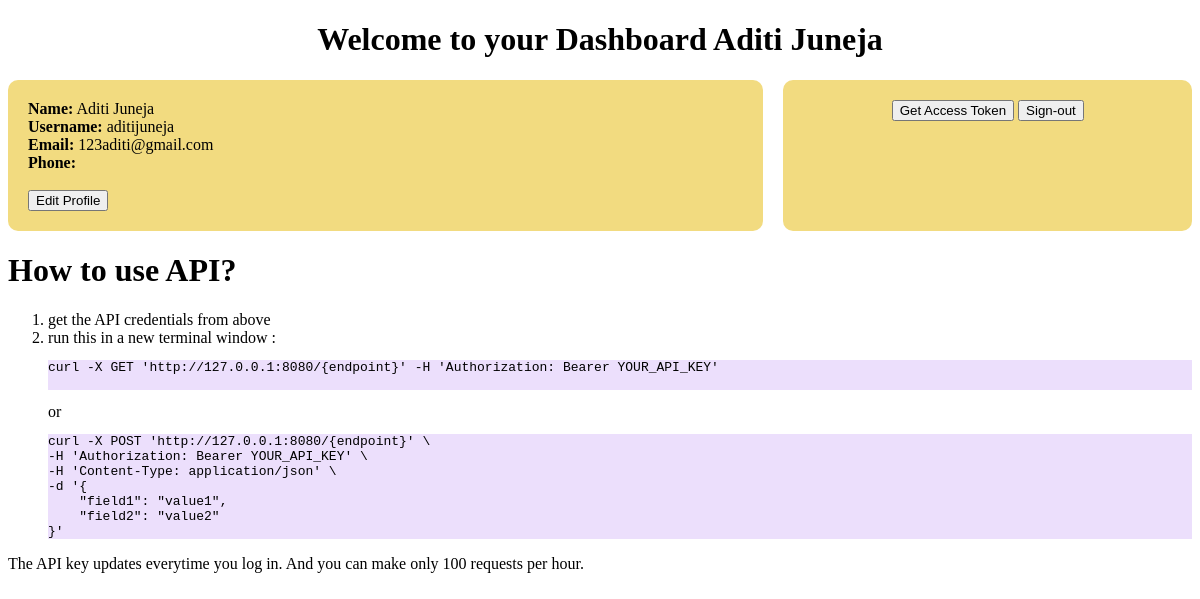
The app's page /developer/1/dashboard (signed in) with its own data.
### application/models.py (models this page shows, shortened)
class Developer(db.Model,UserMixin):
    __tablename__='developer'
    developer_id=db.Column(db.Integer,primary_key=True)
    name=db.Column(db.String,nullable=False)
    email=db.Column(db.String,unique=True,nullable=False)
    username=db.Column(db.String,unique=True,nullable=False)
    password=db.Column(db.String,nullable=False)
    APIkey=db.Column(db.String,unique=True, nullable=True)

### application/views/viewsDeveloper.py (the view)
@viewsDeveloper.route('/developer/<int:dev_id>/dashboard')
def dashboard(dev_id):
    user=Developer.query.filter_by(developer_id=dev_id).first()
    return render_template("dashboard/dashboard_developer.html",id=dev_id,name=user.name,username=user.username,email=user.email,account_type='developer')

### application/views/auth.py (called while the page is built)
@login_manager.user_loader
def load_user(user_id):
    if 'account_type' not in session:
        session['account_type'] = 'user'
        return render_template("signinup/signin_base.html")
    if session['account_type'] == 'Customer':
        return Customer.query.get(int(user_id))
    elif session['account_type'] == 'StoreManager':
        return StoreManager.query.get(int(user_id))
    elif session['account_type'] == 'DeliveryExecutive':
        return DeliveryExecutive.query.get(int(user_id))
    elif session['account_type'] == 'developer':
        return Developer.query.get(int(user_id))
    else:
        return None

### application/views/viewsDeveloper.py (called while the page is built)
@viewsDeveloper.before_request
@login_required
def require_login():
    developer_id = request.view_args.get('dev_id')
    if not isinstance(current_user, Developer) or current_user.developer_id != developer_id:
        return render_template('error.html'), 401

### templates/dashboard/dashboard_developer.html (shortened to what this page needs)
{% extends "dashboard/dashboard_base.html" %}
{% block buttons %}
    <button onclick="window.location.href='/developer/{{ id }}/getAPI'">Get Access Token</button>
    <button onclick="window.location.href='/signout'">Sign-out</button>
{% endblock %}
{% block products %}
<h1>How to use API?</h1>
<ol>
    <li>get the API credentials from above</li>
    <li>run this in a new terminal window :
        <pre style="background-color: rgb(236, 223, 252);">
curl -X GET 'http://127.0.0.1:8080/{endpoint}' -H 'Authorization: Bearer YOUR_API_KEY'
        </pre>
        or
        <pre style="background-color: rgb(236, 223, 252);">
curl -X POST 'http://127.0.0.1:8080/{endpoint}' \
-H 'Authorization: Bearer YOUR_API_KEY' \
-H 'Content-Type: application/json' \
-d '{
    "field1": "value1",
    "field2": "value2"
}'
</pre>
</li>
</ol>
The API key updates everytime you log in. And you can make only 100 requests per hour.
{% endblock %}

### templates/dashboard/dashboard_base.html (shortened to what this page needs)
<!DOCTYPE html>
<html lang="en">
<head>
</head>
<body>
    <h1 style="text-align: center">Welcome to your Dashboard {{ name }}</h1>
    <div class="container">
        <div class="left-column">
            <strong>Name:</strong> {{ name }} <br>
            <strong>Username:</strong> {{ username }} <br>
            <strong>Email:</strong> {{ email }} <br>
            <strong>Phone:</strong> {{ phone }} <br>
            <br>
            <button onclick="window.location.href='/{{ account_type }}/{{ id }}/editProfile'">Edit Profile</button>
        </div>
        <div class="right-column">
            {% block buttons %}{% endblock %}
        </div>
    </div>
    {% block products %} {% endblock %}
</body>
</html>

### templates/dashboard/dashboard_base.html (style rules this page uses)
.container { display: flex; justify-content: space-between; }
.left-column { width: 66%; background-color: #f2db80; padding: 20px; border-radius: 10px; }
.right-column { width: 34%; align-items: center; text-align: center; background-color: #f2db80; padding: 20px; border-radius: 10px; margin-left: 20px; }

### records on screen
Developer: name "Aditi Juneja", username "aditijuneja", email "123aditi@gmail.com"
